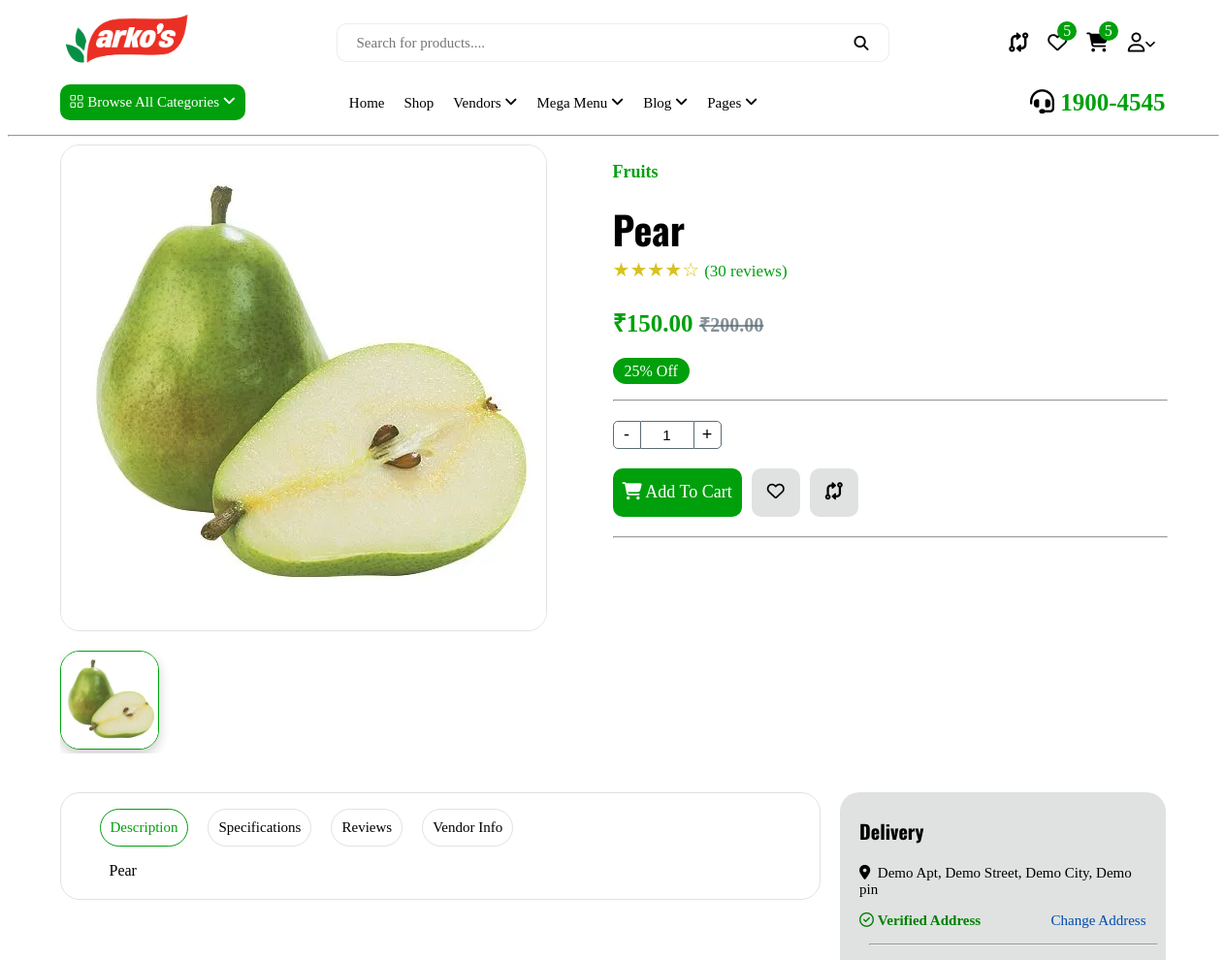
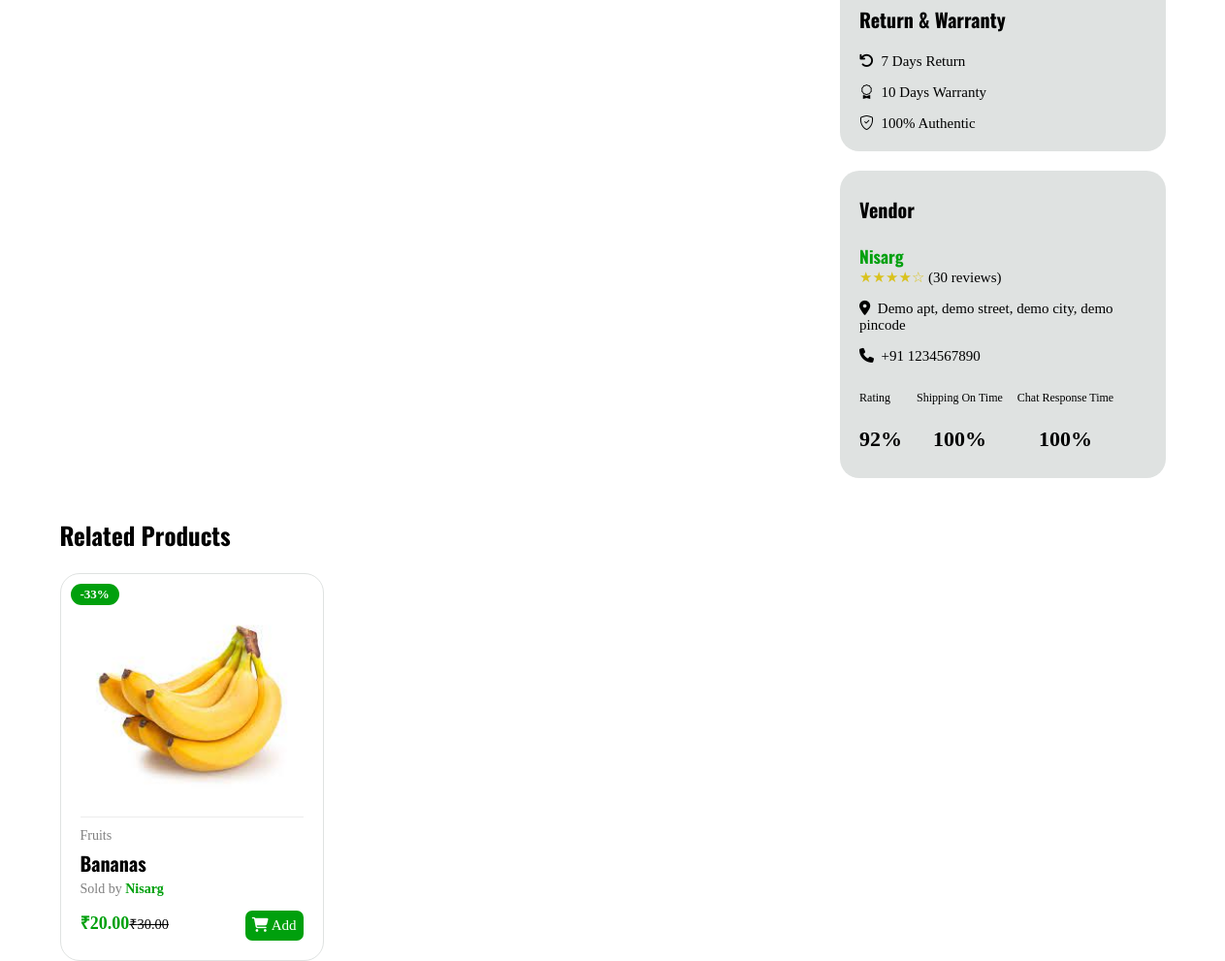
The page /product/f3ouy2ky1m/ (signed in) on the database its author committed (2 pictures, top to bottom).
### ecomapp/models.py (models this page shows, shortened)
class Product(models.Model):
    pid = ShortUUIDField(
        unique=True,
        length=10,
        max_length=20,
        alphabet="abcdefghijklmnopqrstuvwxyz12345",
    )
    title = models.CharField(max_length=100, default="Pear")
    image = models.ImageField(upload_to=user_directory_path, default="product.jpg")
    user = models.ForeignKey(User, on_delete=models.SET_NULL, null=True)
    category = models.ForeignKey(Category, on_delete=models.SET_NULL, null=True, related_name="categories")
    vendor = models.ForeignKey(Vendor, on_delete=models.SET_NULL, null=True, related_name="vendors")
    price = models.DecimalField(
        max_digits=999999999999, decimal_places=2, default="99.99"
    )
    old_price = models.DecimalField(
        max_digits=999999999999, decimal_places=2, default="199.99"
    )
    tags = TaggableManager(blank=True)
    product_status = models.CharField(
        choices=STATUS, max_length=20, default="in_review"
    )
    status = models.BooleanField(default=True)
    in_stock = models.BooleanField(default=True)
    featured = models.BooleanField(default=False)
    digital = models.BooleanField(default=False)
    sku = ShortUUIDField(
        unique=True, length=4, max_length=10, prefix="sku", alphabet="1234567890"
    )
    date = models.DateTimeField(auto_now_add=True)
    updated = models.DateTimeField(null=True, blank=True)
    description = HTMLField(null=True, blank=True, default="I am a product")
    specifications = HTMLField(null=True, blank=True)
    class Meta:
        verbose_name_plural = "Products"
    def get_percentage(self):
        new_price = ((self.old_price - self.price) / self.old_price) * 100
        return new_price

class Category(models.Model):
    cid = ShortUUIDField(
        unique=True,
        length=10,
        max_length=20,
        prefix="cat",
        alphabet="abcdefghijklmnopqrstuvwxyz12345",
    )
    title = models.CharField(max_length=100, default="Food")
    image = models.ImageField(upload_to="category", default="category.jpg")
    class Meta:
        verbose_name_plural = "Categories"
    def __str__(self):
        return self.title

class Address(models.Model):
    user = models.ForeignKey(User, on_delete=models.SET_NULL, null=True)
    address = models.CharField(max_length=100, null=True)
    status = models.BooleanField(default=False)
    class Meta:
        verbose_name_plural = "Address"

class Vendor(models.Model):
    vid = ShortUUIDField(
        unique=True,
        length=10,
        max_length=20,
        prefix="ven",
        alphabet="abcdefghijklmnopqrstuvwxyz12345",
    )
    title = models.CharField(max_length=100, default="Nisarg")
    image = models.ImageField(upload_to=user_directory_path, default="vendor.jpg")
    cover_image = models.ImageField(upload_to=user_directory_path, default="vendor.jpg")
    description = HTMLField(null=True, blank=True, default="I am a vendor")
    address = models.CharField(
        max_length=100, default="Demo apt, demo street, demo city, demo pincode"
    )
    date = models.DateTimeField(auto_now_add=True, null=True)
    contact = models.CharField(max_length=100, default="+91 1234567890")
    chat_resp_time = models.CharField(max_length=100, default="100")
    shipping_on_time = models.CharField(max_length=100, default="100")
    authentic_rating = models.CharField(max_length=100, default="100")
    days_return = models.CharField(max_length=100, default="100")
    warranty_period = models.CharField(max_length=100, default="100")
    user = models.ForeignKey(User, on_delete=models.SET_NULL, null=True)
    class Meta:
        verbose_name_plural = "Vendors"
    def __str__(self):
        return self.title

### ecomapp/views.py (the view)
# urls.py: path('product/<pid>/', proddet, name="proddet"),
def proddet(request, pid):
    if request.user.is_authenticated:
        product = Product.objects.get(pid=pid)
        p_images = product.p_images.all()
        ws = product.ws.all()
        rel_prods = Product.objects.filter(category=product.category).exclude(pid=pid)
        context = {'p' : product, 'p_images' : p_images, 'ws' : ws, 'rel_prods' : rel_prods}
        return render(request, 'mains/proddet.html', context)
    else:
        return redirect("userauths:login")

### ecomapp/context_processors.py (called while the page is built)
def default(request):
    categories = Category.objects.all()
    vendors = Vendor.objects.all()
    address = Address.objects.get(user=request.user)
    return {'categories' : categories, 'address' : address, 'vendors' : vendors}

### templates/mains/proddet.html (shortened to what this page needs)
{% extends 'base.html' %}
{% block content %}
{% load static %}
<link rel="stylesheet" href="{% static 'css/proddet.css' %}">
<link rel="stylesheet" href="{% static 'css/index.css' %}">
<link rel="stylesheet" href="{% static 'css/catprod.css' %}">
<div class="cont">
    <div class="prodsing">
    <div class="image">
        <div class="bigimgs">
            <div class="main-img">
                <img src="{{ p.image.url }}" height="450px" width="450px" class="mainsimg">
            </div>
        </div>
        <div class="smallimgs">
            <div class="thumb-img">
                <img class="demo" src="{{ p.image.url }}" height="100px" width="100px" onclick="currentSlide(-1)">
            </div>
        </div>
    </div>
    <div class="prod-det">
        <div class="categ">
            <a href="#"><p class="cat">{{ p.category }}</p></a>
        </div>
        <div class="title">
            <h2>{{ p.title }}</h2>
        </div>
        <div class="rating">
            <span>★★★★☆ </span><span class="reviews">(30 reviews)</span>
        </div>
        <div class="priceper">
            <p class="price">&#8377;{{ p.price }} <span class="oldprice">&#8377;{{ p.old_price }}</span></p>
            <span class="per">{{ p.get_percentage | floatformat:0}}% Off</span>
        </div>
        <hr>
        <div class="quantity">
            <input type="button" value="-" class="qtyminus" id="qtyminus">
            <input type="number" class="qty" id="qty" value="1" min="1" max="10">
            <input type="button" value="+" class="qtyplus" id="qtyplus">
        </div>
        <div class="prodadd">
            <span class="addbtns">
                <a href="#"><button class="addcart"><i class="fa-solid fa-shopping-cart"></i> Add To Cart</button></a>
                <a href="#"><button class="addwish"><i class="fa-regular fa-heart"></i></button></a>
                <a href="#"><button class="comp"><i class="fa-solid fa-code-compare"></i></button></a>
            </span>
        </div>
        <hr>
    </div>
</div>
<div class="prodmore">
    <div class="main">
        <div class="navs">
            <ul class="produl">
            <li class="proditem" id="desc" onclick="showcont1()">Description</li>
            <li class="proditem" id="spec" onclick="showcont2()">Specifications</li>
            <li class="proditem" id="rev" onclick="showcont3()">Reviews</li>
            <li class="proditem" id="vend" onclick="showcont4()">Vendor Info</li>
            </ul>
            <div class="content">
                <div id="desccont">{{ p.description | safe }}</div>
            </div>
        </div>
    </div>
    <div class="aside">
        <div class="box">
        <div class="delivery">
            <h3 class="deliver">Delivery</h3>
            <i class="fa-solid fa-location-dot"></i><span>&nbsp;&nbsp;{{ address.address }}</span>
            <p class="veraddchange">
                {% if address.status == True %}
                <span class="ver"><i class="fa-regular fa-circle-check"></i>&nbsp;Verified Address</span>
                {% else %}
                <span class="unver"><i class="fa-regular fa-circle-xmark"></i>&nbsp;Unverified Address</span>
                {% endif %}
                <span class="change"><a href="javascript:void(0)">Change Address</a></span>
            </p>
            <hr>
        </div>
        <div class="retwar">
            <h3 class="retuwarr">Return & Warranty</h3>
            <p><i class="fa-solid fa-arrow-rotate-left"></i><span>&nbsp;&nbsp;{{ p.vendor.days_return }} Days Return</span></p>
            <p><i class="bi bi-award"></i><span>&nbsp;&nbsp;{{ p.vendor.warranty_period }} Warranty</span></p>
            <p><i class="bi bi-shield-check"></i><span>&nbsp;&nbsp;{{ p.vendor.authentic_rating }}% Authentic</span></p>
        </div>
        </div>
        <div class="box box2">
            <div class="vendor">
                <h3 class="vend">Vendor</h3>
                <h3 class="vendors"><a href="{% url 'ecomapp:vendprod' p.vendor.vid %}">{{ p.vendor.title }}</a></h3>
        <div class="rating">
            <span>★★★★☆ </span><span class="reviews">(30 reviews)</span>
        </div>
        <div class="addcont">
            <p><i class="fa-solid fa-location-dot"></i><span>&nbsp;&nbsp;{{ p.vendor.address }}</span></p>
            <p><i class="fa-solid fa-phone"></i><span>&nbsp;&nbsp;{{ p.vendor.contact }}</span></p>
        </div>
        <div class="venddet">
            <div class="rate">
                <p class="head">Rating</p>
                <p class="per">92%</p>
            </div>
            <div class="shiptime">
                <p class="head">Shipping On Time</p>
                <p class="per">{{ p.vendor.shipping_on_time }}%</p>
            </div>
            <div class="chattime">
                <p class="head">Chat Response Time</p>
                <p class="per">{{ p.vendor.chat_resp_time }}%</p>
            </div>
        </div>
            </div>
        </div>
    </div>
</div>
{% if rel_prods %}
<div class="rel_prods">
    <h2 class="relprod">Related Products</h2>
<div class="main">
    <div class="row">
        {% for p in rel_prods %}
        <div class="col">
            <div class="card">
                <div class="percentage">-{{ p.get_percentage|floatformat:0 }}%</div>
                <div class="prod-img">
                    <a href="#">
                        <img src="{{ p.image.url }}" alt="">
                    </a>
                </div>
                <div class="prod-det">
                    <p class="categ">{{ p.category }}</p><a href="#"></a>
                    <h2 class="title"><a href="#">{{ p.title }}</a></h2>
                    <p class="sold-by">Sold by <a href="#"><span>{{ p.vendor }}</span></a></p>
                    <div class="prod-det-bot">
                        <div class="price">&#8377;{{ p.price }}<small>&#8377;{{ p.old_price }}</small></div>
                        <div class="prod-add">
                            <a href="#" class="add-cart">
                                <i class="fa-solid fa-shopping-cart"></i>
                                <span>Add</span>
                            </a>
                        </div>
                    </div>
                </div>
            </div>
        </div>
        {% endfor %}
    </div>
</div>
</div>
{% endif %}
</div>
{% endblock content %}

### static/css/base.css (style rules this page uses)
.cont { margin-right: auto; margin-left: auto; width: 100%; padding-left: calc((2rem)*.5); padding-right: calc((2rem)*.5); }
@media screen and (min-width: 576px) { .cont { max-width: 540px; } }
@media screen and (min-width: 768px) { .cont { max-width: 720px; } }
@media screen and (min-width: 992px) { .cont { max-width: 960px; } }
@media screen and (min-width: 1200px) { .cont { max-width: 1140px; } }

### static/css/index.css (style rules this page uses)
.aside { width: 33%; word-break: break-word; float: left; }
.main { width: 66%; float: right; }
.main .row { display: grid; grid-gap: 20px; grid-template-columns: 1fr 1fr 1fr; }
.card { border: 1px solid #dfe2e1; border-radius: 20px; background: #fff; -webkit-transition: 0.2s; }
.main .card .percentage { position: absolute; text-transform: uppercase; font-size: 13px; font-weight: 900; background: #00a00d; color: #fff; font-family: "Comic Sans MS"; padding: 3px 10px; border-radius: 20px; margin: 10px 0 0 10px; z-index: 9999; }
.main .row .col .prod-img { align-items: center; justify-content: center; padding: 20px; position: relative; width: 200px; height: 200px; }
.main .row .col .prod-img img { width: 100%; height: 100%; border-bottom: 1px solid #ededed; transition: all .3s ease-in-out; }
.main .row .col .prod-det { padding: 20px; }
.main .row .col .categ { font-size: 14px; font-weight: 400; font-family: "Comic Sans MS"; color: gray; margin-bottom: -15px; margin-top: -28px; }
.main .row .col .sold-by { font-size: 14px; font-weight: 400; font-family: "Comic Sans MS"; color: gray; margin-top: -15px; }
.main .row .col .sold-by a { font-weight: 900; color: #00a00d; text-decoration: none; }
.main .row .col .prod-det .title a { font-weight: 900; font-family: Oswald; color: #000; text-decoration: none; font-size: 20px; transition: 0.3s; }
.main .row .col .prod-det-bot { overflow: hidden; }
.main .row .col .prod-det-bot div { float: left; width: 50%; }
.main .row .col .price { font-size: 18px; color: #00a00d; font-weight: 600; font-family: "Comic Sans MS"; }
.main .row .col .price small { color: #000; }
.main .row .col .price small { font-size: 80%; font-weight: 400; text-decoration: line-through; display: inline-block; margin-right: 5px; }
.main .row .col .prod-add { text-align: right; }
.main .row .col .prod-add .add-cart { background-color: #00a00d; color: white; padding: 7px; text-decoration: none; font-size: 15px; font-family: "Comic Sans MS"; border-radius: 7px; width: max-content; display: inline-block; }

### static/css/catprod.css (style rules this page uses)
.main { width: 100%; }
.main .row { grid-template-columns: 1fr 1fr 1fr 1fr; }
.main .row .col .card .prod-img { width: 230px; height: 230px; }

### rows shown on the page
Product: image (picture), category "Fruits", title "Pear", price "150.00", old_price "200.00", get_percentage "25", description "Pear", vendor.days_return "7", vendor.warranty_period "10 Days", vendor.authentic_rating "100", vendor "Nisarg", vendor.address "Demo apt, demo street, demo city, demo pincode", vendor.contact "+91 1234567890", vendor.shipping_on_time "100", vendor.chat_resp_time "100"
Address: address "Demo Apt, Demo Street, Demo City, Demo pin"
Product: get_percentage "33", image (picture), category "Fruits", title "Bananas", vendor "Nisarg", price "20.00", old_price "30.00"
